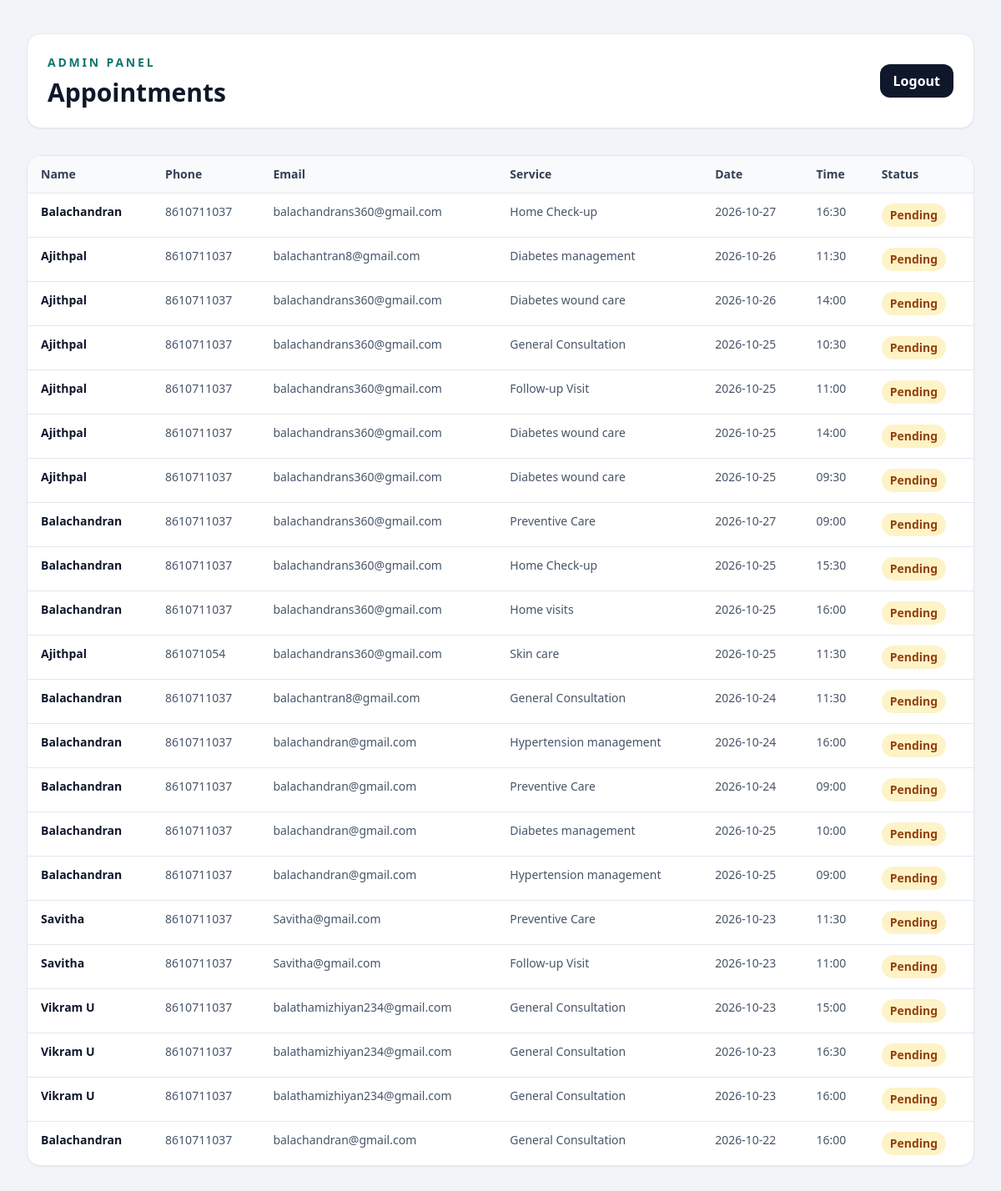
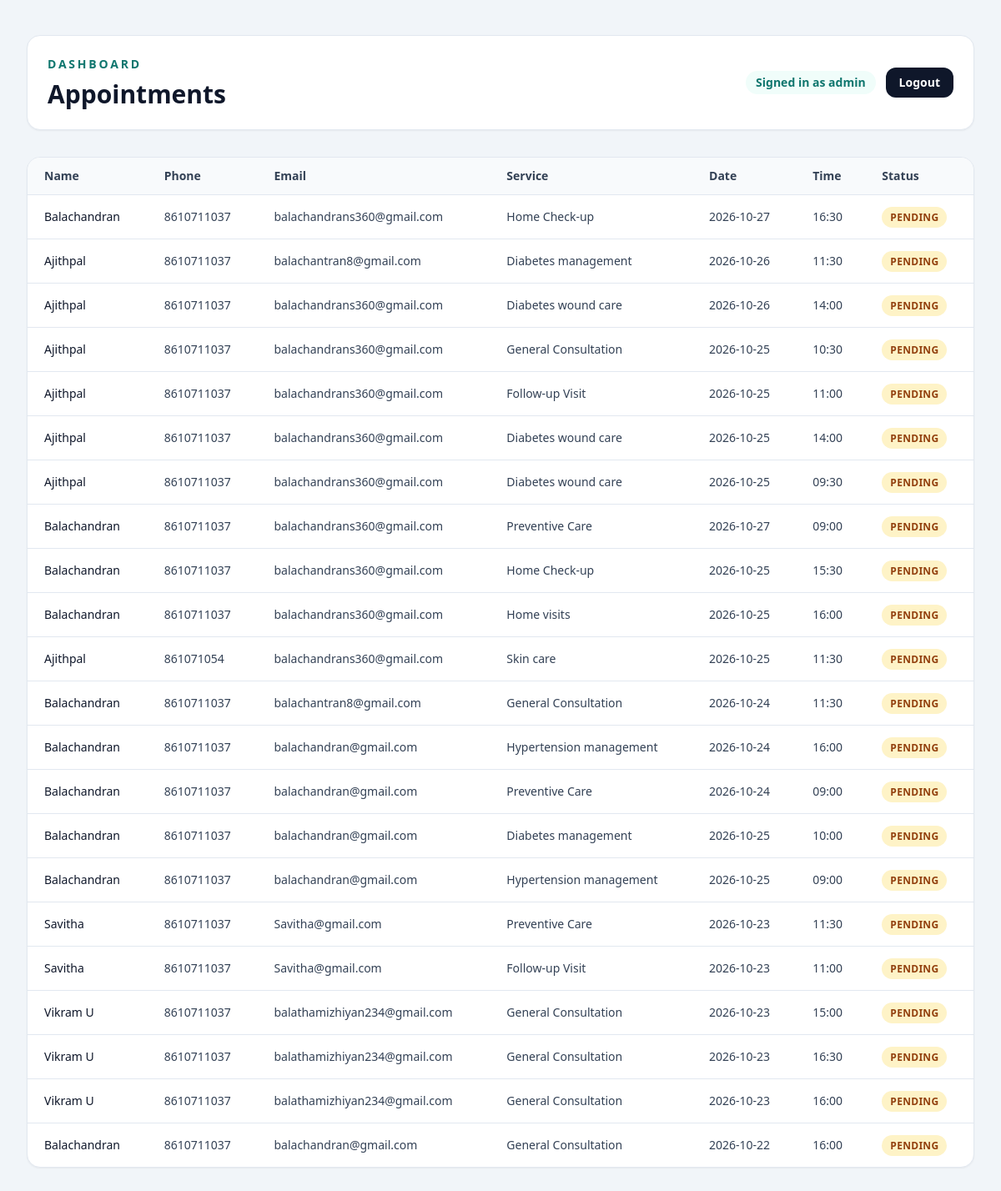
Before: /admin (signed in) with the older database file (2 pictures, top to bottom).
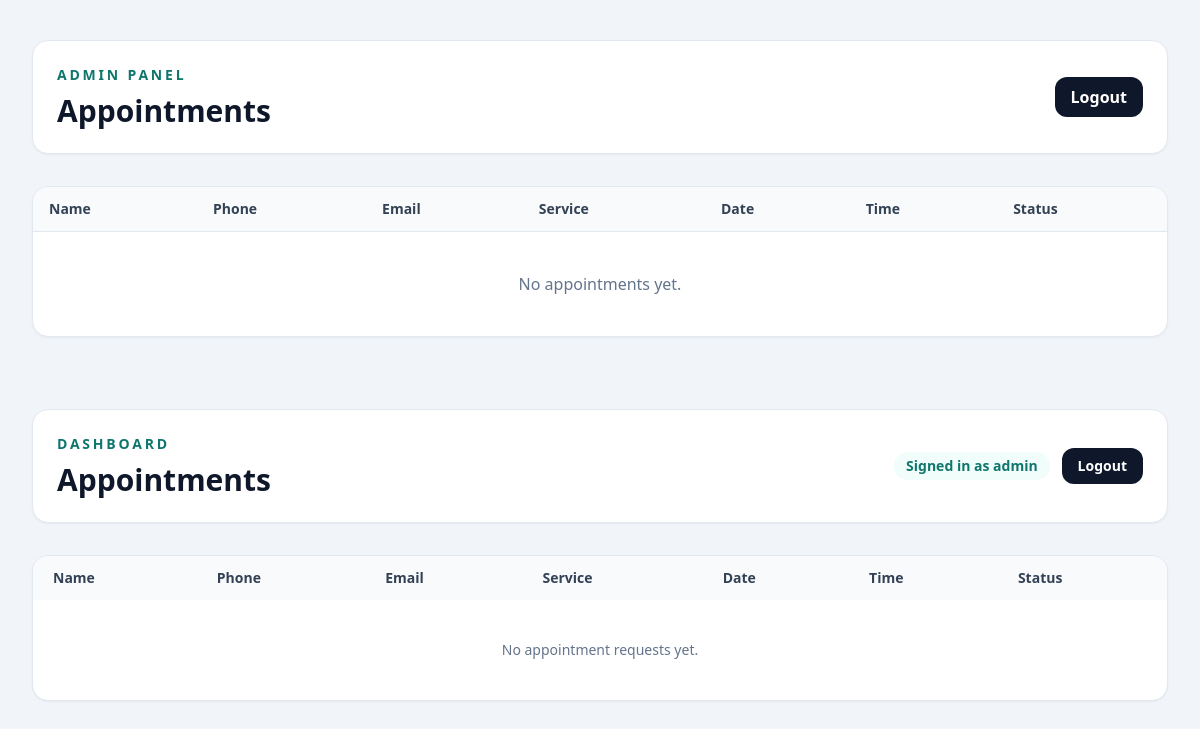
After: the same page with the newer database file.
### tables this page shows
CREATE TABLE appointments (
                id INTEGER PRIMARY KEY AUTOINCREMENT,
                patient_name TEXT NOT NULL,
                phone TEXT NOT NULL,
                email TEXT,
                service TEXT NOT NULL,
                appointment_date TEXT NOT NULL,
                appointment_time TEXT NOT NULL,
                message TEXT,
                status TEXT NOT NULL DEFAULT 'Pending',
                created_at TEXT NOT NULL DEFAULT CURRENT_TIMESTAMP,
                UNIQUE(appointment_date, appointment_time)
            );

### app.py (the view)
@app.get("/admin")
@admin_login_required
def admin_dashboard():
    with get_db() as conn:
        appointments = conn.execute(
            "SELECT * FROM appointments ORDER BY created_at DESC"
        ).fetchall()
    return render_template("admin_dashboard.html", appointments=appointments)

### app.py (called while the page is built)
@app.after_request
def add_security_headers(response):
    response.headers.setdefault("X-Content-Type-Options", "nosniff")
    response.headers.setdefault("X-Frame-Options", "SAMEORIGIN")
    response.headers.setdefault("Referrer-Policy", "strict-origin-when-cross-origin")
    if APP_ENV == "production":
        response.headers.setdefault("Strict-Transport-Security", "max-age=31536000")
    return response

@contextmanager
def get_db():
    conn = sqlite3.connect(DB_PATH)
    conn.row_factory = sqlite3.Row
    try:
        with conn:
            yield conn
    finally:
        conn.close()

def admin_login_required(view):
    @wraps(view)
    def wrapped_view(*args, **kwargs):
        if not session.get("admin_logged_in"):
            return redirect(url_for("admin_login"))
        return view(*args, **kwargs)
    return wrapped_view

### templates/admin_dashboard.html (shortened to what the changed rows need)
<!doctype html>
<html lang="en">
<head>
  <script src="https://cdn.tailwindcss.com"></script>
</head>
<body class="bg-slate-100 text-slate-800 antialiased">
  <div class="mx-auto max-w-7xl px-4 py-10 sm:px-6 lg:px-8">
    <div class="mb-8 flex flex-col gap-4 rounded-2xl border border-slate-200 bg-white p-6 shadow-sm sm:flex-row sm:items-center sm:justify-between">
      <div>
        <h1 class="mt-2 text-3xl font-extrabold text-slate-900">Appointments</h1>
      </div>
    </div>
    <div class="overflow-hidden rounded-2xl border border-slate-200 bg-white shadow-sm">
      <div class="overflow-x-auto">
        <table class="min-w-full divide-y divide-slate-200 text-left">
          <thead class="bg-slate-50">
            <tr>
              <th class="px-4 py-3 text-sm font-semibold text-slate-700">Name</th>
              <th class="px-4 py-3 text-sm font-semibold text-slate-700">Phone</th>
              <th class="px-4 py-3 text-sm font-semibold text-slate-700">Email</th>
              <th class="px-4 py-3 text-sm font-semibold text-slate-700">Service</th>
              <th class="px-4 py-3 text-sm font-semibold text-slate-700">Date</th>
              <th class="px-4 py-3 text-sm font-semibold text-slate-700">Time</th>
              <th class="px-4 py-3 text-sm font-semibold text-slate-700">Status</th>
            </tr>
          </thead>
          <tbody class="divide-y divide-slate-200">
            {% if appointments %}
              {% for appointment in appointments %}
                <tr class="align-top">
                  <td class="px-4 py-3 text-sm font-semibold text-slate-900">{{ appointment.patient_name }}</td>
                  <td class="px-4 py-3 text-sm text-slate-600">{{ appointment.phone }}</td>
                  <td class="px-4 py-3 text-sm text-slate-600">{{ appointment.email or '—' }}</td>
                  <td class="px-4 py-3 text-sm text-slate-600">{{ appointment.service }}</td>
                  <td class="px-4 py-3 text-sm text-slate-600">{{ appointment.appointment_date }}</td>
                  <td class="px-4 py-3 text-sm text-slate-600">{{ appointment.appointment_time }}</td>
                  <td class="px-4 py-3 text-sm">
                    <span class="inline-flex rounded-full bg-amber-100 px-2.5 py-1 font-semibold text-amber-800">{{ appointment.status }}</span>
                  </td>
                </tr>
              {% endfor %}
            {% else %}
              <tr>
                <td colspan="7" class="px-4 py-10 text-center text-slate-500">No appointments yet.</td>
              </tr>
            {% endif %}
          </tbody>
        </table>
      </div>
    </div>
  </div>
</body>
</html>
<!doctype html>
<html lang="en">
<head>
  <script src="https://cdn.tailwindcss.com"></script>
</head>
<body class="bg-slate-100 text-slate-800 antialiased">
  <div class="mx-auto max-w-7xl px-4 py-8 sm:px-6 lg:px-8">
    <div class="mb-8 flex flex-col gap-4 rounded-2xl border border-slate-200 bg-white p-6 shadow-sm sm:flex-row sm:items-center sm:justify-between">
      <div>
        <h1 class="mt-2 text-3xl font-extrabold text-slate-900">Appointments</h1>
      </div>
    </div>
    <div class="overflow-hidden rounded-2xl border border-slate-200 bg-white shadow-sm">
      <div class="overflow-x-auto">
        <table class="min-w-full text-left text-sm">
          <thead class="bg-slate-50 text-slate-700">
            <tr>
              <th class="px-5 py-3 font-bold">Name</th>
              <th class="px-5 py-3 font-bold">Phone</th>
              <th class="px-5 py-3 font-bold">Email</th>
              <th class="px-5 py-3 font-bold">Service</th>
              <th class="px-5 py-3 font-bold">Date</th>
              <th class="px-5 py-3 font-bold">Time</th>
              <th class="px-5 py-3 font-bold">Status</th>
            </tr>
          </thead>
          <tbody>
            {% if appointments %}
              {% for appointment in appointments %}
                <tr class="border-t border-slate-200">
                  <td class="px-5 py-4 font-medium text-slate-900">{{ appointment['patient_name'] }}</td>
                  <td class="px-5 py-4 text-slate-700">{{ appointment['phone'] }}</td>
                  <td class="px-5 py-4 text-slate-700">{{ appointment['email'] or '—' }}</td>
                  <td class="px-5 py-4 text-slate-700">{{ appointment['service'] }}</td>
                  <td class="px-5 py-4 text-slate-700">{{ appointment['appointment_date'] }}</td>
                  <td class="px-5 py-4 text-slate-700">{{ appointment['appointment_time'] }}</td>
                  <td class="px-5 py-4">
                    <span class="rounded-full bg-amber-100 px-2.5 py-1 text-xs font-bold uppercase tracking-wide text-amber-800">{{ appointment['status'] }}</span>
                  </td>
                </tr>
              {% endfor %}
            {% else %}
              <tr>
                <td colspan="7" class="px-5 py-10 text-center text-slate-500">No appointment requests yet.</td>
              </tr>
            {% endif %}
          </tbody>
        </table>
      </div>
    </div>
  </div>
</body>
</html>

Changed rows visible on the page:
removed appointments: patient_name "Balachandran", phone "8610711037", email "balachandrans360@gmail.com", service "Home Check-up", appointment_date "2026-10-27", appointment_time "16:30", status "Pending", status "PENDING"
removed appointments: patient_name "Ajithpal", phone "8610711037", email "balachantran8@gmail.com", service "Diabetes management", appointment_date "2026-10-26", appointment_time "11:30", status "Pending", status "PENDING"
removed appointments: patient_name "Ajithpal", phone "8610711037", email "balachandrans360@gmail.com", service "Diabetes wound care", appointment_date "2026-10-26", appointment_time "14:00", status "Pending", status "PENDING"
removed appointments: patient_name "Ajithpal", phone "8610711037", email "balachandrans360@gmail.com", service "General Consultation", appointment_date "2026-10-25", appointment_time "10:30", status "Pending", status "PENDING"
removed appointments: patient_name "Ajithpal", phone "8610711037", email "balachandrans360@gmail.com", service "Follow-up Visit", appointment_date "2026-10-25", appointment_time "11:00", status "Pending", status "PENDING"
removed appointments: patient_name "Ajithpal", phone "8610711037", email "balachandrans360@gmail.com", service "Diabetes wound care", appointment_date "2026-10-25", appointment_time "14:00", status "Pending", status "PENDING"
removed appointments: patient_name "Ajithpal", phone "8610711037", email "balachandrans360@gmail.com", service "Diabetes wound care", appointment_date "2026-10-25", appointment_time "09:30", status "Pending", status "PENDING"
removed appointments: patient_name "Balachandran", phone "8610711037", email "balachandrans360@gmail.com", service "Preventive Care", appointment_date "2026-10-27", appointment_time "09:00", status "Pending", status "PENDING"
removed appointments: patient_name "Balachandran", phone "8610711037", email "balachandrans360@gmail.com", service "Home Check-up", appointment_date "2026-10-25", appointment_time "15:30", status "Pending", status "PENDING"
removed appointments: patient_name "Balachandran", phone "8610711037", email "balachandrans360@gmail.com", service "Home visits", appointment_date "2026-10-25", appointment_time "16:00", status "Pending", status "PENDING"
removed appointments: patient_name "Ajithpal", phone "861071054", email "balachandrans360@gmail.com", service "Skin care", appointment_date "2026-10-25", appointment_time "11:30", status "Pending", status "PENDING"
removed appointments: patient_name "Balachandran", phone "8610711037", email "balachantran8@gmail.com", service "General Consultation", appointment_date "2026-10-24", appointment_time "11:30", status "Pending", status "PENDING"
removed appointments: patient_name "Balachandran", phone "8610711037", email "balachandran@gmail.com", service "Hypertension management", appointment_date "2026-10-24", appointment_time "16:00", status "Pending", status "PENDING"
removed appointments: patient_name "Balachandran", phone "8610711037", email "balachandran@gmail.com", service "Preventive Care", appointment_date "2026-10-24", appointment_time "09:00", status "Pending", status "PENDING"
removed appointments: patient_name "Balachandran", phone "8610711037", email "balachandran@gmail.com", service "Diabetes management", appointment_date "2026-10-25", appointment_time "10:00", status "Pending", status "PENDING"
removed appointments: patient_name "Balachandran", phone "8610711037", email "balachandran@gmail.com", service "Hypertension management", appointment_date "2026-10-25", appointment_time "09:00", status "Pending", status "PENDING"
removed appointments: patient_name "Savitha", phone "8610711037", email "Savitha@gmail.com", service "Preventive Care", appointment_date "2026-10-23", appointment_time "11:30", status "Pending", status "PENDING"
removed appointments: patient_name "Savitha", phone "8610711037", email "Savitha@gmail.com", service "Follow-up Visit", appointment_date "2026-10-23", appointment_time "11:00", status "Pending", status "PENDING"
removed appointments: patient_name "Vikram U", phone "8610711037", email "balathamizhiyan234@gmail.com", service "General Consultation", appointment_date "2026-10-23", appointment_time "15:00", status "Pending", status "PENDING"
removed appointments: patient_name "Vikram U", phone "8610711037", email "balathamizhiyan234@gmail.com", service "General Consultation", appointment_date "2026-10-23", appointment_time "16:30", status "Pending", status "PENDING"
removed appointments: patient_name "Vikram U", phone "8610711037", email "balathamizhiyan234@gmail.com", service "General Consultation", appointment_date "2026-10-23", appointment_time "16:00", status "Pending", status "PENDING"
removed appointments: patient_name "Balachandran", phone "8610711037", email "balachandran@gmail.com", service "General Consultation", appointment_date "2026-10-22", appointment_time "16:00", status "Pending", status "PENDING"
Other visible differences:
text now shown: "No appointments yet. No appointment requests yet."
